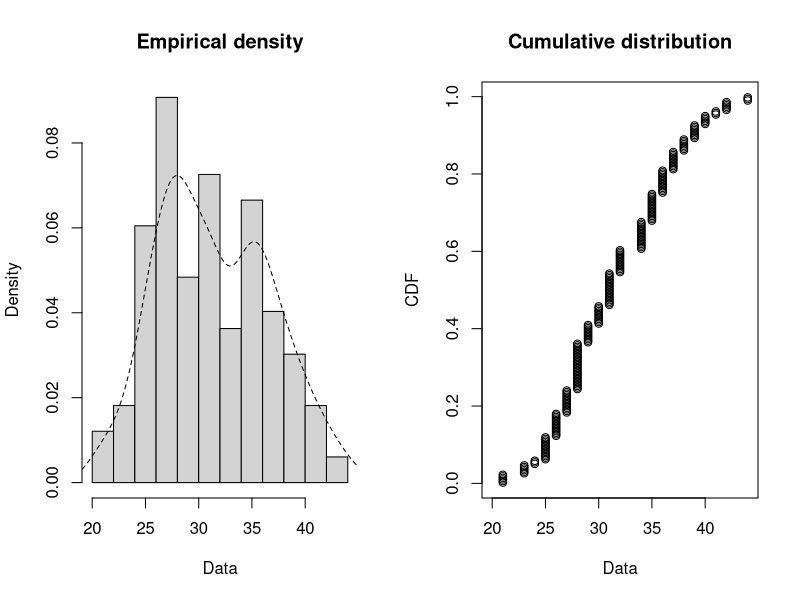
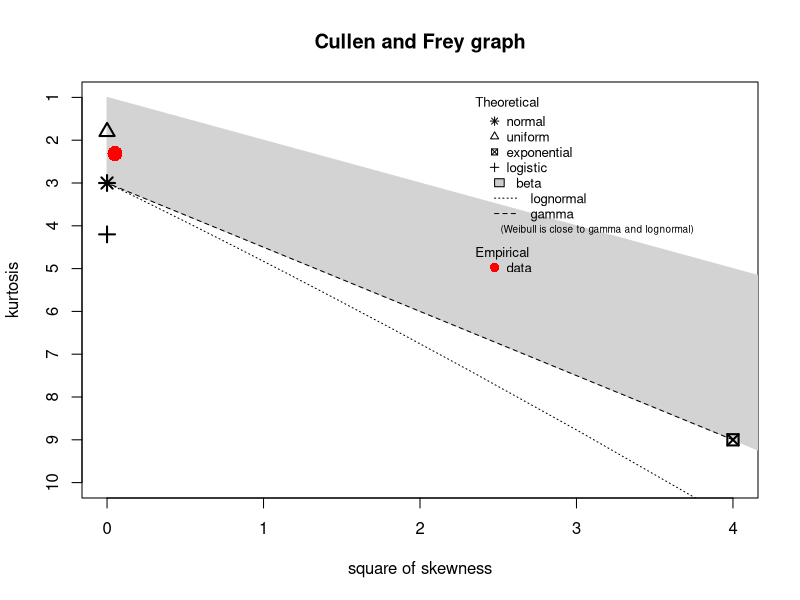
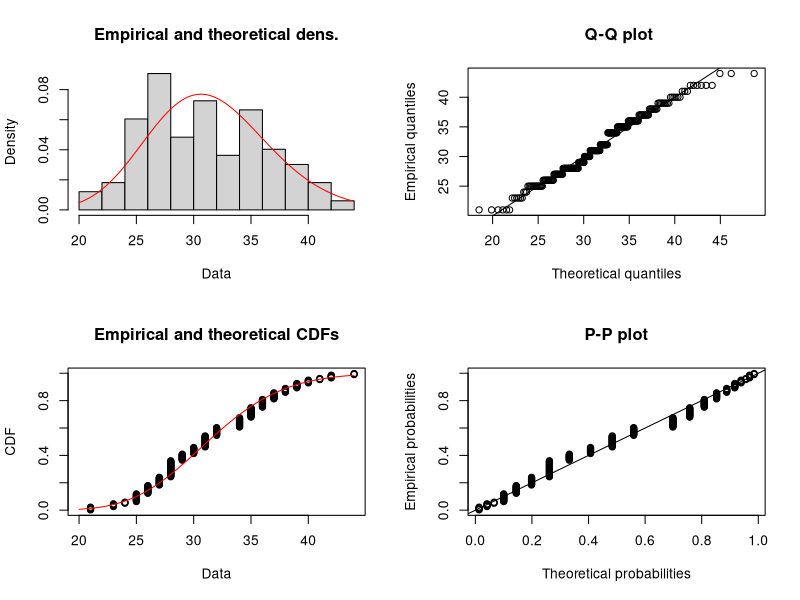
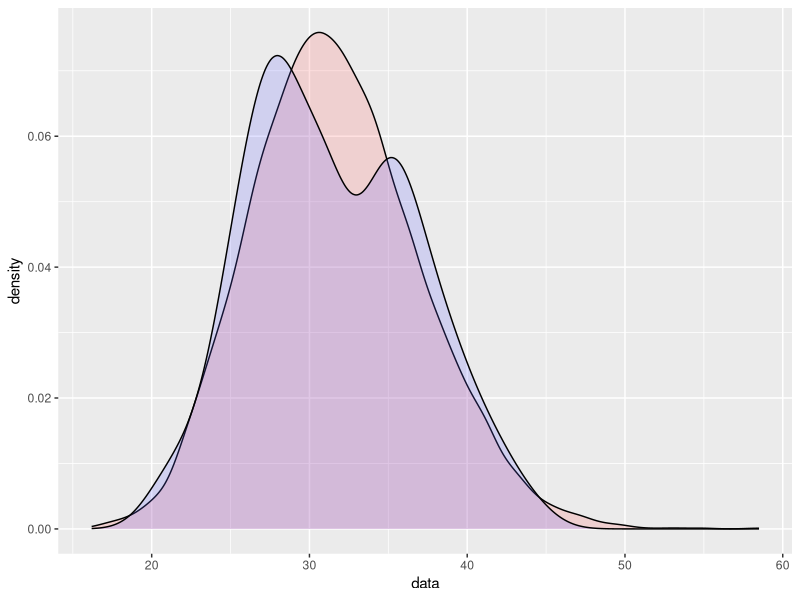

The R script that drew these images, in order:
library(ggplot2)
library(fitdistrplus)

# Distr. of age

data <- infert$age

plotdist(data, histo = TRUE, demp = TRUE)


# provjera dist
descdist(data = data)


# fit test ?
fits <- list(
  norm = fitdist(data, "norm"),
  exp = fitdist(data, "exp"),
  logis = fitdist(data, "logis"),
  weibull = fitdist(data, "weibull"),
  lnorm = fitdist(data, "lnorm"),
  gamma = fitdist(data, "gamma")
)

plot(fits$gamma)

vals <- sapply(fits, function (i) i$loglik)

names(fits)[vals == max(vals)]


# goodness of fit
gofstat(fits, fitnames = names(fits))

# KAZE GAMMA


dist_params <- fitdistr(data, densfun = "gamma" )
dist_params
dist_shape <- dist_params$estimate[[1]]
dist_rate <- dist_params$estimate[[2]]

samples <- 10000

rnd_data <- rgamma(rate = dist_rate, shape = dist_shape, n=samples)
# rnd_data
# plot(rnd_data)


ggplot() +
  aes(x=data) +
  # geom_histogram(aes(y=..density..), binwidth = 0.3, colour="white", fill="blue") +
  # geom_histogram(aes(x=rnd_data, y=..density..), binwidth = 0.3, colour="white", fill="green") +
  geom_density(aes(x=rnd_data),alpha=.2, fill="#FF6666") +
  geom_density(alpha=.2, fill="#6666FF")

# RED - random
# BLUE - data


# Valjda je ok
